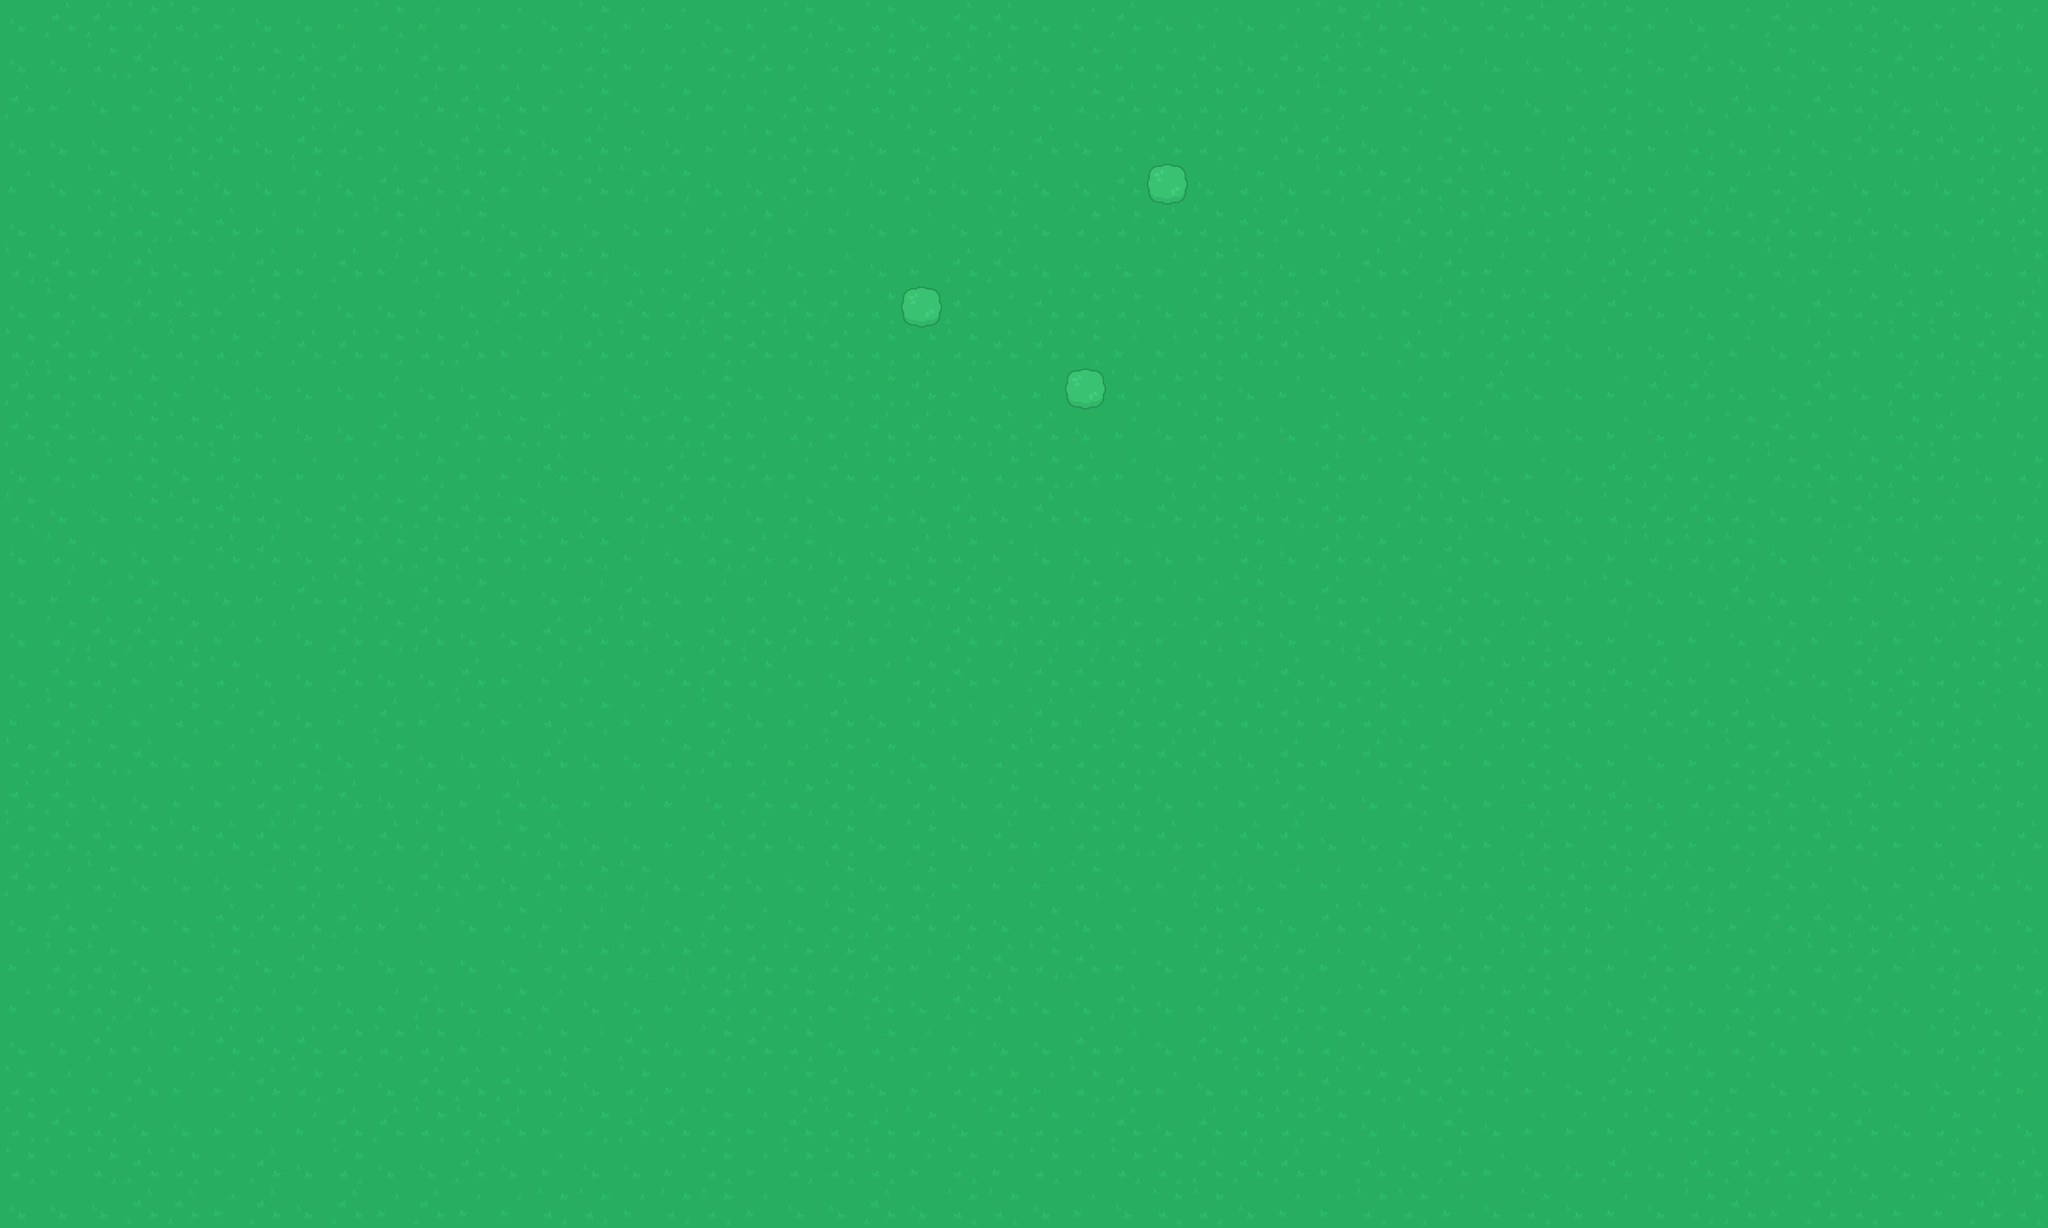

The image is a tile-based game level rendered from a .tmx file. Its description and complete source (layers, tilesets, objects, tile grids) follow:
An orthogonal 50x30 tile map with 64x64 px tiles, 2 tile layers (Ground, Trees).

<map version="1.2" tiledversion="1.3.5" orientation="orthogonal" renderorder="right-down" width="50" height="30" tilewidth="64" tileheight="64" infinite="0" nextlayerid="3" nextobjectid="1">
 <tileset firstgid="1" source="../Kenney Topdown.tsx" />
 <layer id="1" name="Ground" width="50" height="30">
  <data encoding="csv">
4,1,1,2,2,3,4,4,3,2,3,3,3,4,2,3,3,4,3,2,4,2,4,1,1,4,3,1,4,3,4,3,2,1,2,4,2,1,1,2,3,4,3,1,3,2,4,3,2,3,
4,4,2,1,4,1,2,1,1,3,1,3,3,3,2,3,3,2,1,3,2,2,1,1,1,4,2,3,3,1,4,1,1,2,4,3,4,4,4,2,4,1,4,2,4,2,1,1,1,4,
1,3,4,3,1,1,3,1,4,3,1,1,1,3,2,4,2,3,3,1,3,2,3,2,3,3,2,1,2,2,2,3,2,3,2,4,3,4,3,2,4,4,1,3,1,2,4,4,4,3,
4,4,4,3,1,1,4,1,2,3,4,1,2,4,1,3,4,3,2,1,2,4,2,3,3,1,4,3,1,2,3,1,1,4,3,1,4,3,1,2,3,2,4,2,4,1,2,1,1,1,
3,4,2,4,2,4,4,2,4,1,1,2,3,3,1,2,2,4,4,1,3,4,1,4,2,4,4,1,3,4,2,4,2,2,1,1,2,4,2,1,3,2,3,2,3,4,4,4,1,1,
4,4,2,2,1,1,3,3,3,2,3,2,4,4,4,4,3,3,2,3,3,4,3,4,2,4,2,2,1,2,1,1,4,3,1,2,2,2,2,4,1,1,2,1,2,1,4,4,1,1,
2,1,3,1,4,3,1,3,1,3,1,4,2,2,2,4,3,1,3,4,3,4,3,1,1,4,4,4,3,2,2,4,3,1,3,1,3,3,3,1,1,3,4,2,3,3,4,3,4,2,
4,2,4,1,1,3,2,3,4,4,3,4,1,3,4,1,2,1,1,1,1,2,2,1,3,1,2,2,4,2,1,1,1,4,3,1,2,2,3,1,4,4,2,4,1,2,1,1,4,1,
2,1,3,4,2,2,3,1,1,2,2,1,3,3,1,2,3,2,1,2,1,2,2,2,1,1,2,3,3,2,2,1,4,3,1,3,2,2,4,4,4,2,3,4,1,3,2,2,1,1,
1,2,2,2,3,4,4,4,4,3,4,4,4,3,3,4,4,2,4,4,2,2,1,3,4,3,3,2,2,2,4,3,4,4,3,3,1,4,4,3,1,1,4,4,1,4,1,3,2,3,
1,1,4,2,2,1,3,4,4,1,3,1,2,1,3,2,2,1,3,2,3,1,1,2,1,1,4,3,4,2,3,4,1,4,2,3,4,4,4,3,4,3,2,1,3,4,2,1,3,3,
4,2,3,2,4,2,3,3,3,3,2,3,3,1,4,4,1,2,1,3,1,2,2,4,2,2,1,3,4,1,3,4,1,3,2,4,4,3,4,1,1,2,3,2,1,2,1,2,4,2,
2,4,4,2,2,1,2,4,1,2,1,1,2,4,4,2,1,3,4,2,4,1,4,1,4,1,4,4,1,1,1,2,1,3,1,2,2,4,4,2,1,1,2,4,2,1,2,3,3,3,
4,2,4,4,3,1,1,4,2,2,1,1,2,2,2,3,4,2,1,2,4,4,1,2,3,4,4,4,4,3,2,4,1,2,3,1,4,2,3,3,2,2,2,4,3,1,4,3,3,2,
4,3,3,2,4,4,3,1,2,4,1,2,4,4,3,1,4,3,3,4,1,2,2,1,1,4,2,3,3,3,2,4,1,3,4,1,4,4,3,2,4,4,1,4,3,3,4,1,2,1,
4,2,1,1,2,3,3,4,1,2,1,4,4,1,1,2,4,1,1,1,2,3,3,1,2,2,2,2,3,2,2,4,2,1,2,1,3,2,4,3,4,3,4,2,3,2,3,3,2,3,
4,1,2,3,2,2,4,4,1,4,4,1,3,3,3,4,1,1,2,4,4,3,2,1,3,1,1,2,3,4,3,1,4,2,4,3,2,2,2,1,1,3,3,1,4,1,1,2,2,2,
3,2,3,3,2,3,1,4,3,1,3,2,3,2,2,3,3,2,4,3,1,4,2,3,3,1,3,1,2,1,2,1,2,2,3,3,1,2,2,3,1,1,1,4,4,2,1,2,3,4,
2,1,2,1,4,3,3,2,4,2,4,4,4,1,4,4,2,1,3,3,2,2,4,4,2,2,2,2,1,1,4,1,3,1,2,3,3,2,4,3,4,3,2,1,1,4,1,2,2,3,
1,1,4,4,3,3,2,2,1,4,2,3,1,4,3,3,3,4,1,2,2,4,2,4,2,4,2,2,4,3,3,2,4,4,2,4,3,2,2,1,4,2,2,1,4,1,3,3,2,3,
2,1,1,2,2,1,1,2,4,1,2,4,2,1,4,4,3,1,1,4,2,4,2,4,1,3,2,2,1,3,1,1,4,4,3,1,3,1,3,2,1,3,2,2,1,2,3,3,3,1,
1,3,2,4,4,4,3,2,3,4,1,1,4,1,2,2,4,1,4,4,2,4,2,3,3,3,2,4,3,1,4,3,3,3,2,1,3,2,1,2,1,2,3,1,3,4,3,1,1,4,
4,1,3,4,4,1,1,1,1,3,3,4,2,3,3,3,4,1,3,4,2,1,1,1,4,2,4,3,4,2,2,4,1,2,4,3,1,1,2,3,4,2,3,1,1,1,1,4,4,4,
3,2,2,4,4,2,4,1,3,4,4,4,4,2,2,2,2,2,1,2,2,1,3,1,1,2,1,3,4,2,1,2,3,4,1,1,3,2,2,3,1,3,2,3,2,2,3,2,3,3,
3,2,2,1,4,1,3,3,4,3,1,4,2,3,4,4,3,2,2,2,3,1,4,1,1,4,4,1,4,3,3,1,3,2,3,3,2,2,3,4,1,4,2,2,4,1,4,2,4,2,
4,4,1,3,3,1,1,1,2,2,2,3,3,2,3,1,4,2,1,2,4,2,3,3,4,4,1,3,4,1,1,1,2,4,4,3,2,4,4,2,1,4,2,4,4,3,4,2,2,3,
2,3,3,1,3,3,1,2,3,4,1,1,1,2,4,2,3,3,3,2,1,4,3,2,2,3,2,1,3,4,2,2,1,2,1,1,2,3,4,1,3,2,3,4,3,4,4,4,2,3,
2,1,2,4,4,3,3,3,1,1,2,2,1,3,2,1,1,2,3,1,2,1,2,4,2,2,3,1,4,1,2,2,2,4,4,1,4,3,3,3,2,1,2,3,2,1,4,2,3,4,
2,3,2,1,2,3,1,4,2,4,4,1,4,3,4,4,3,2,3,2,2,2,3,2,3,2,3,2,2,1,1,1,3,1,4,1,3,4,4,1,4,1,1,1,2,4,4,1,2,1,
4,4,4,1,1,3,1,4,1,3,1,3,3,2,2,3,2,2,3,4,4,1,4,2,2,4,3,4,2,2,4,3,3,2,2,3,4,2,4,3,4,2,1,3,1,2,3,3,1,2
</data>
 </layer>
 <layer id="2" name="Trees" width="50" height="30">
  <data encoding="csv">
0,0,0,0,0,0,0,0,0,0,0,0,0,0,0,0,0,0,0,0,0,0,0,0,0,0,0,0,0,0,0,0,0,0,0,0,0,0,0,0,0,0,0,0,0,0,0,0,0,0,
0,0,0,0,0,0,0,0,0,0,0,0,0,0,0,0,0,0,0,0,0,0,0,0,0,0,0,0,0,0,0,0,0,0,0,0,0,0,0,0,0,0,0,0,0,0,0,0,0,0,
0,0,0,0,0,0,0,0,0,0,0,0,0,0,0,0,0,0,0,0,0,0,0,0,0,0,0,0,0,0,0,0,0,0,0,0,0,0,0,0,0,0,0,0,0,0,0,0,0,0,
0,0,0,0,0,0,0,0,0,0,0,0,0,0,0,0,0,0,0,0,0,0,0,0,0,0,0,0,0,0,0,0,0,0,0,0,0,0,0,0,0,0,0,0,0,0,0,0,0,0,
0,0,0,0,0,0,0,0,0,0,0,0,0,0,0,0,0,0,0,0,0,0,0,0,0,0,0,0,183,0,0,0,0,0,0,0,0,0,0,0,0,0,0,0,0,0,0,0,0,0,
0,0,0,0,0,0,0,0,0,0,0,0,0,0,0,0,0,0,0,0,0,0,0,0,0,0,0,0,0,0,0,0,0,0,0,0,0,0,0,0,0,0,0,0,0,0,0,0,0,0,
0,0,0,0,0,0,0,0,0,0,0,0,0,0,0,0,0,0,0,0,0,0,0,0,0,0,0,0,0,0,0,0,0,0,0,0,0,0,0,0,0,0,0,0,0,0,0,0,0,0,
0,0,0,0,0,0,0,0,0,0,0,0,0,0,0,0,0,0,0,0,0,0,183,0,0,0,0,0,0,0,0,0,0,0,0,0,0,0,0,0,0,0,0,0,0,0,0,0,0,0,
0,0,0,0,0,0,0,0,0,0,0,0,0,0,0,0,0,0,0,0,0,0,0,0,0,0,0,0,0,0,0,0,0,0,0,0,0,0,0,0,0,0,0,0,0,0,0,0,0,0,
0,0,0,0,0,0,0,0,0,0,0,0,0,0,0,0,0,0,0,0,0,0,0,0,0,0,183,0,0,0,0,0,0,0,0,0,0,0,0,0,0,0,0,0,0,0,0,0,0,0,
0,0,0,0,0,0,0,0,0,0,0,0,0,0,0,0,0,0,0,0,0,0,0,0,0,0,0,0,0,0,0,0,0,0,0,0,0,0,0,0,0,0,0,0,0,0,0,0,0,0,
0,0,0,0,0,0,0,0,0,0,0,0,0,0,0,0,0,0,0,0,0,0,0,0,0,0,0,0,0,0,0,0,0,0,0,0,0,0,0,0,0,0,0,0,0,0,0,0,0,0,
0,0,0,0,0,0,0,0,0,0,0,0,0,0,0,0,0,0,0,0,0,0,0,0,0,0,0,0,0,0,0,0,0,0,0,0,0,0,0,0,0,0,0,0,0,0,0,0,0,0,
0,0,0,0,0,0,0,0,0,0,0,0,0,0,0,0,0,0,0,0,0,0,0,0,0,0,0,0,0,0,0,0,0,0,0,0,0,0,0,0,0,0,0,0,0,0,0,0,0,0,
0,0,0,0,0,0,0,0,0,0,0,0,0,0,0,0,0,0,0,0,0,0,0,0,0,0,0,0,0,0,0,0,0,0,0,0,0,0,0,0,0,0,0,0,0,0,0,0,0,0,
0,0,0,0,0,0,0,0,0,0,0,0,0,0,0,0,0,0,0,0,0,0,0,0,0,0,0,0,0,0,0,0,0,0,0,0,0,0,0,0,0,0,0,0,0,0,0,0,0,0,
0,0,0,0,0,0,0,0,0,0,0,0,0,0,0,0,0,0,0,0,0,0,0,0,0,0,0,0,0,0,0,0,0,0,0,0,0,0,0,0,0,0,0,0,0,0,0,0,0,0,
0,0,0,0,0,0,0,0,0,0,0,0,0,0,0,0,0,0,0,0,0,0,0,0,0,0,0,0,0,0,0,0,0,0,0,0,0,0,0,0,0,0,0,0,0,0,0,0,0,0,
0,0,0,0,0,0,0,0,0,0,0,0,0,0,0,0,0,0,0,0,0,0,0,0,0,0,0,0,0,0,0,0,0,0,0,0,0,0,0,0,0,0,0,0,0,0,0,0,0,0,
0,0,0,0,0,0,0,0,0,0,0,0,0,0,0,0,0,0,0,0,0,0,0,0,0,0,0,0,0,0,0,0,0,0,0,0,0,0,0,0,0,0,0,0,0,0,0,0,0,0,
0,0,0,0,0,0,0,0,0,0,0,0,0,0,0,0,0,0,0,0,0,0,0,0,0,0,0,0,0,0,0,0,0,0,0,0,0,0,0,0,0,0,0,0,0,0,0,0,0,0,
0,0,0,0,0,0,0,0,0,0,0,0,0,0,0,0,0,0,0,0,0,0,0,0,0,0,0,0,0,0,0,0,0,0,0,0,0,0,0,0,0,0,0,0,0,0,0,0,0,0,
0,0,0,0,0,0,0,0,0,0,0,0,0,0,0,0,0,0,0,0,0,0,0,0,0,0,0,0,0,0,0,0,0,0,0,0,0,0,0,0,0,0,0,0,0,0,0,0,0,0,
0,0,0,0,0,0,0,0,0,0,0,0,0,0,0,0,0,0,0,0,0,0,0,0,0,0,0,0,0,0,0,0,0,0,0,0,0,0,0,0,0,0,0,0,0,0,0,0,0,0,
0,0,0,0,0,0,0,0,0,0,0,0,0,0,0,0,0,0,0,0,0,0,0,0,0,0,0,0,0,0,0,0,0,0,0,0,0,0,0,0,0,0,0,0,0,0,0,0,0,0,
0,0,0,0,0,0,0,0,0,0,0,0,0,0,0,0,0,0,0,0,0,0,0,0,0,0,0,0,0,0,0,0,0,0,0,0,0,0,0,0,0,0,0,0,0,0,0,0,0,0,
0,0,0,0,0,0,0,0,0,0,0,0,0,0,0,0,0,0,0,0,0,0,0,0,0,0,0,0,0,0,0,0,0,0,0,0,0,0,0,0,0,0,0,0,0,0,0,0,0,0,
0,0,0,0,0,0,0,0,0,0,0,0,0,0,0,0,0,0,0,0,0,0,0,0,0,0,0,0,0,0,0,0,0,0,0,0,0,0,0,0,0,0,0,0,0,0,0,0,0,0,
0,0,0,0,0,0,0,0,0,0,0,0,0,0,0,0,0,0,0,0,0,0,0,0,0,0,0,0,0,0,0,0,0,0,0,0,0,0,0,0,0,0,0,0,0,0,0,0,0,0,
0,0,0,0,0,0,0,0,0,0,0,0,0,0,0,0,0,0,0,0,0,0,0,0,0,0,0,0,0,0,0,0,0,0,0,0,0,0,0,0,0,0,0,0,0,0,0,0,0,0
</data>
 </layer>
</map>
